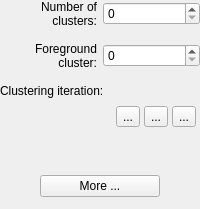
            <widget class="QWidget" name="pgCluster">
             <layout class="QGridLayout" name="gridLayout_4">
              <property name="leftMargin">
               <number>0</number>
              </property>
              <property name="topMargin">
               <number>0</number>
              </property>
              <property name="rightMargin">
               <number>0</number>
              </property>
              <property name="bottomMargin">
               <number>12</number>
              </property>
              <property name="verticalSpacing">
               <number>4</number>
              </property>
              <item row="2" column="0">
               <widget class="QLabel" name="label_5">
                <property name="text">
                 <string>&lt;html&gt;&lt;head/&gt;&lt;body&gt;&lt;p align=&quot;right&quot;&gt;Foreground&lt;br/&gt;cluster:&lt;/p&gt;&lt;/body&gt;&lt;/html&gt;</string>
                </property>
               </widget>
              </item>
              <item row="2" column="1">
               <widget class="QSpinBox" name="inClusterActive"/>
              </item>
              <item row="0" column="1">
               <widget class="QSpinBox" name="inClusterCount"/>
              </item>
              <item row="6" column="0">
               <spacer name="verticalSpacer_2">
                <property name="orientation">
                 <enum>Qt::Vertical</enum>
                </property>
                <property name="sizeHint" stdset="0">
                 <size>
                  <width>20</width>
                  <height>40</height>
                 </size>
                </property>
               </spacer>
              </item>
              <item row="8" column="0" colspan="2" alignment="Qt::AlignHCenter">
               <widget class="QPushButton" name="btnClusterDetail">
                <property name="minimumSize">
                 <size>
                  <width>120</width>
                  <height>0</height>
                 </size>
                </property>
                <property name="maximumSize">
                 <size>
                  <width>120</width>
                  <height>16777215</height>
                 </size>
                </property>
                <property name="text">
                 <string>More ...</string>
                </property>
               </widget>
              </item>
              <item row="0" column="0">
               <widget class="QLabel" name="label_3">
                <property name="text">
                 <string>&lt;html&gt;&lt;head/&gt;&lt;body&gt;&lt;p align=&quot;right&quot;&gt;Number of&lt;br/&gt;clusters:&lt;/p&gt;&lt;/body&gt;&lt;/html&gt;</string>
                </property>
               </widget>
              </item>
              <item row="5" column="0" colspan="2">
               <widget class="QWidget" name="widget_3" native="true">
                <layout class="QHBoxLayout" name="horizontalLayout_4">
                 <property name="spacing">
                  <number>4</number>
                 </property>
                 <property name="leftMargin">
                  <number>4</number>
                 </property>
                 <property name="topMargin">
                  <number>4</number>
                 </property>
                 <property name="rightMargin">
                  <number>4</number>
                 </property>
                 <property name="bottomMargin">
                  <number>4</number>
                 </property>
                 <item>
                  <spacer name="horizontalSpacer_4">
                   <property name="orientation">
                    <enum>Qt::Horizontal</enum>
                   </property>
                   <property name="sizeHint" stdset="0">
                    <size>
                     <width>40</width>
                     <height>20</height>
                    </size>
                   </property>
                  </spacer>
                 </item>
                 <item>
                  <widget class="QToolButton" name="btnClusterReinitialize">
                   <property name="maximumSize">
                    <size>
                     <width>28</width>
                     <height>28</height>
                    </size>
                   </property>
                   <property name="toolTip">
                    <string>&lt;html&gt;&lt;head/&gt;&lt;body&gt;&lt;p&gt;Reinitialize the clusters&lt;/p&gt;&lt;/body&gt;&lt;/html&gt;</string>
                   </property>
                   <property name="text">
                    <string>...</string>
                   </property>
                   <property name="icon">
                    <iconset resource="../Resources/SNAPResources.qrc">
                     <normaloff>:/root/view-refresh-4.png</normaloff>:/root/view-refresh-4.png</iconset>
                   </property>
                   <property name="iconSize">
                    <size>
                     <width>22</width>
                     <height>22</height>
                    </size>
                   </property>
                  </widget>
                 </item>
                 <item>
                  <widget class="QToolButton" name="btnClusterIterate">
                   <property name="maximumSize">
                    <size>
                     <width>28</width>
                     <height>28</height>
                    </size>
                   </property>
                   <property name="toolTip">
                    <string>&lt;html&gt;&lt;head/&gt;&lt;body&gt;&lt;p&gt;Perform one iteration of cluster computation&lt;/p&gt;&lt;/body&gt;&lt;/html&gt;</string>
                   </property>
                   <property name="text">
                    <string>...</string>
                   </property>
                   <property name="icon">
                    <iconset resource="../Resources/SNAPResources.qrc">
                     <normaloff>:/root/media-playback-start-1x-4.png</normaloff>:/root/media-playback-start-1x-4.png</iconset>
                   </property>
                   <property name="iconSize">
                    <size>
                     <width>22</width>
                     <height>22</height>
                    </size>
                   </property>
                  </widget>
                 </item>
                 <item>
                  <widget class="QToolButton" name="btnClusterIterateMany">
                   <property name="maximumSize">
                    <size>
                     <width>28</width>
                     <height>28</height>
                    </size>
                   </property>
                   <property name="toolTip">
                    <string>&lt;html&gt;&lt;head/&gt;&lt;body&gt;&lt;p&gt;Perform ten iterations of cluster computation&lt;/p&gt;&lt;/body&gt;&lt;/html&gt;</string>
                   </property>
                   <property name="text">
                    <string>...</string>
                   </property>
                   <property name="icon">
                    <iconset resource="../Resources/SNAPResources.qrc">
                     <normaloff>:/root/media-playback-start-10x-4.png</normaloff>:/root/media-playback-start-10x-4.png</iconset>
                   </property>
                   <property name="iconSize">
                    <size>
                     <width>22</width>
                     <height>22</height>
                    </size>
                   </property>
                  </widget>
                 </item>
                </layout>
               </widget>
              </item>
              <item row="4" column="0" colspan="2">
               <widget class="QLabel" name="label_20">
                <property name="text">
                 <string>Clustering iteration:</string>
                </property>
               </widget>
              </item>
              <item row="3" column="0">
               <spacer name="verticalSpacer_10">
                <property name="orientation">
                 <enum>Qt::Vertical</enum>
                </property>
                <property name="sizeType">
                 <enum>QSizePolicy::Fixed</enum>
                </property>
                <property name="sizeHint" stdset="0">
                 <size>
                  <width>20</width>
                  <height>10</height>
                 </size>
                </property>
               </spacer>
              </item>
              <item row="1" column="0">
               <spacer name="verticalSpacer_11">
                <property name="orientation">
                 <enum>Qt::Vertical</enum>
                </property>
                <property name="sizeType">
                 <enum>QSizePolicy::Fixed</enum>
                </property>
                <property name="sizeHint" stdset="0">
                 <size>
                  <width>20</width>
                  <height>10</height>
                 </size>
                </property>
               </spacer>
              </item>
             </layout>
            </widget>
